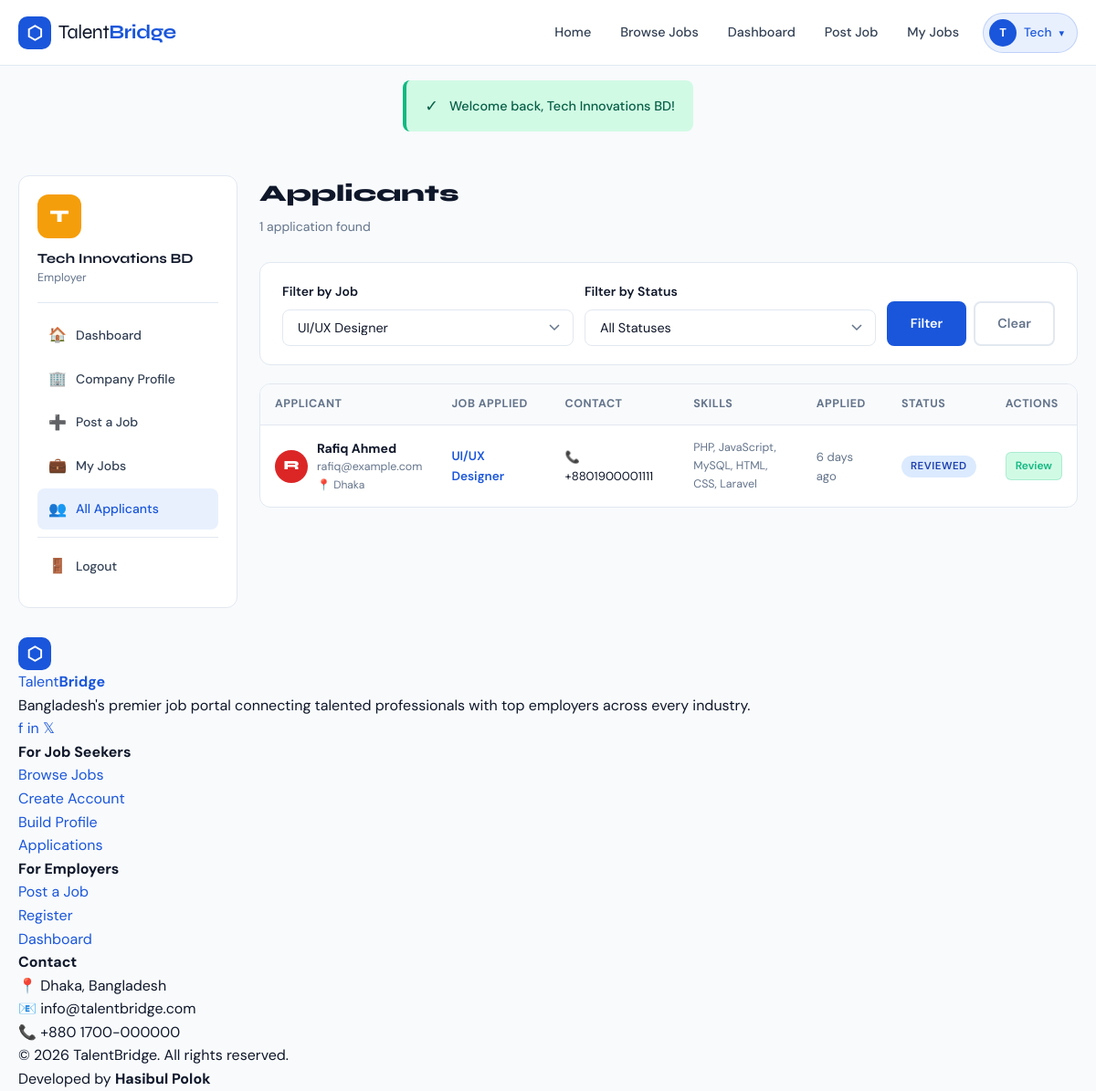
Page /employer/applicants.php?job_id=2 (signed in) on the committed database.
### tables this page shows
CREATE TABLE applications (
    id            INT AUTO_INCREMENT PRIMARY KEY,
    job_id        INT  NOT NULL,
    user_id       INT  NOT NULL,
    cover_letter  TEXT,
    cv_file       VARCHAR(255),
    status        ENUM('pending','reviewed','shortlisted','interviewed','hired','rejected') DEFAULT 'pending',
    employer_note TEXT,
    applied_at    TIMESTAMP DEFAULT CURRENT_TIMESTAMP,
    updated_at    TIMESTAMP DEFAULT CURRENT_TIMESTAMP ON UPDATE CURRENT_TIMESTAMP,
    FOREIGN KEY (job_id)  REFERENCES jobs(id)  ON DELETE CASCADE,
    FOREIGN KEY (user_id) REFERENCES users(id) ON DELETE CASCADE,
    UNIQUE KEY unique_application (job_id, user_id)
);

CREATE TABLE users (
    id         INT AUTO_INCREMENT PRIMARY KEY,
    name       VARCHAR(150) NOT NULL,
    email      VARCHAR(150) NOT NULL UNIQUE,
    password   VARCHAR(255) NOT NULL,
    role       ENUM('jobseeker','employer','admin') NOT NULL DEFAULT 'jobseeker',
    status     ENUM('active','inactive','banned')   NOT NULL DEFAULT 'active',
    created_at TIMESTAMP DEFAULT CURRENT_TIMESTAMP,
    updated_at TIMESTAMP DEFAULT CURRENT_TIMESTAMP ON UPDATE CURRENT_TIMESTAMP
);

CREATE TABLE user_profiles (
    id            INT AUTO_INCREMENT PRIMARY KEY,
    user_id       INT          NOT NULL,
    phone         VARCHAR(20),
    address       TEXT,
    city          VARCHAR(100),
    country       VARCHAR(100) DEFAULT 'Bangladesh',
    bio           TEXT,
    skills        TEXT,
    experience    TEXT,
    education     TEXT,
    cv_file       VARCHAR(255),
    profile_photo VARCHAR(255),
    linkedin      VARCHAR(255),
    website       VARCHAR(255),
    updated_at    TIMESTAMP    DEFAULT CURRENT_TIMESTAMP ON UPDATE CURRENT_TIMESTAMP,
    FOREIGN KEY (user_id) REFERENCES users(id) ON DELETE CASCADE
);

CREATE TABLE jobs (
    id               INT AUTO_INCREMENT PRIMARY KEY,
    employer_id      INT          NOT NULL,
    company_id       INT          NOT NULL,
    category_id      INT          NOT NULL,
    title            VARCHAR(200) NOT NULL,
    slug             VARCHAR(250) NOT NULL UNIQUE,
    description      LONGTEXT     NOT NULL,
    requirements     TEXT,
    responsibilities TEXT,
    type             ENUM('full-time','part-time','remote','contract','internship','freelance') DEFAULT 'full-time',
    location         VARCHAR(200),
    city             VARCHAR(100),
    salary_min       DECIMAL(10,2),
    salary_max       DECIMAL(10,2),
    salary_type      ENUM('monthly','yearly','hourly','negotiable') DEFAULT 'monthly',
    experience_level ENUM('entry','mid','senior','lead','executive') DEFAULT 'entry',
    education_level  VARCHAR(100),
    skills_required  TEXT,
    deadline         DATE,
    status           ENUM('pending','approved','rejected','closed','draft') DEFAULT 'pending',
    is_featured      TINYINT(1)   DEFAULT 0,
    views            INT          DEFAULT 0,
    created_at       TIMESTAMP    DEFAULT CURRENT_TIMESTAMP,
    updated_at       TIMESTAMP    DEFAULT CURRENT_TIMESTAMP ON UPDATE CURRENT_TIMESTAMP,
    FOREIGN KEY (employer_id)  REFERENCES users(id)      ON DELETE CASCADE,
    FOREIGN KEY (company_id)   REFERENCES companies(id)  ON DELETE CASCADE,
    FOREIGN KEY (category_id)  REFERENCES categories(id) ON DELETE CASCADE
);

### config/db.php (called while the page is built, shortened)
<?php
function getDB() {
    static $pdo = null;
    if ($pdo === null) {
        try {
            $dsn = "mysql:host=" . DB_HOST . ";dbname=" . DB_NAME . ";charset=utf8mb4";
            $options = [
                PDO::ATTR_ERRMODE            => PDO::ERRMODE_EXCEPTION,
                PDO::ATTR_DEFAULT_FETCH_MODE => PDO::FETCH_ASSOC,
                PDO::ATTR_EMULATE_PREPARES   => false,
            ];
            $pdo = new PDO($dsn, DB_USER, DB_PASS, $options);
        } catch (PDOException $e) {
            die('<div style="font-family:sans-serif;padding:20px;background:#fee;border:1px solid #f00;margin:20px;">
                <h3>Database Connection Error</h3>
                <p>Could not connect to the database. Please check your configuration in <code>config/db.php</code></p>
                <p>Error: ' . htmlspecialchars($e->getMessage()) . '</p>
            </div>');
        }
    }
    return $pdo;
}
?>

### employer/applicants.php (the view, shortened to what this page needs)
<?php
require_once '../config/db.php';
require_once '../includes/functions.php';
$pdo    = getDB();
$userId = $_SESSION['user_id'];
$jobFilter    = intval($_GET['job_id'] ?? 0);
$statusFilter = $_GET['status'] ?? '';
$page         = max(1, intval($_GET['page'] ?? 1));
$perPage      = 15;
$where  = ["j.employer_id = ?"];
$params = [$userId];
if ($jobFilter)    { $where[] = "j.id = ?";       $params[] = $jobFilter; }
$whereClause = implode(' AND ', $where);
$countStmt = $pdo->prepare("SELECT COUNT(*) FROM applications a JOIN jobs j ON a.job_id = j.id WHERE $whereClause");
$countStmt->execute($params);
$total      = $countStmt->fetchColumn();
$offset     = ($page - 1) * $perPage;
$stmt = $pdo->prepare("
    SELECT a.*, j.title AS job_title, j.id AS job_id,
           u.name AS applicant_name, u.email AS applicant_email,
           up.profile_photo,
           up.phone, up.city, up.skills, up.linkedin
    FROM applications a
    JOIN jobs j ON a.job_id = j.id
    JOIN users u ON a.user_id = u.id
    LEFT JOIN user_profiles up ON up.user_id = u.id
    WHERE $whereClause
    ORDER BY a.applied_at DESC
    LIMIT $perPage OFFSET $offset
");
$stmt->execute($params);
$applicants = $stmt->fetchAll();
$jobsStmt = $pdo->prepare("SELECT id, title FROM jobs WHERE employer_id = ? ORDER BY created_at DESC");
$jobsStmt->execute([$userId]);
$myJobs = $jobsStmt->fetchAll();
?>
<!DOCTYPE html>
<html lang="en">
<head>
    <link rel="stylesheet" href="<?= BASE_URL ?>/assets/css/style.css">
</head>
<body>
<?php require_once '../includes/header.php'; ?>
<div class="container">
    <div class="dashboard">
        <div class="sidebar">
            <div class="sidebar-header">
                <?php
                $sidebarLogoStmt = getDB()->prepare("SELECT logo FROM companies WHERE user_id = ?");
                $sidebarLogoStmt->execute([$_SESSION['user_id']]);
                $sidebarLogoFile = $sidebarLogoStmt->fetchColumn();
                $sidebarLogoUrl  = getLogoUrl($sidebarLogoFile ?: null);
                if ($sidebarLogoUrl): ?>
                    <img src="<?= e($sidebarLogoUrl) ?>" alt="Logo"
                         style="width:48px;height:48px;border-radius:12px;object-fit:cover;margin-bottom:10px;border:2px solid var(--border);">
                <?php else: ?>
                    <div style="width:48px;height:48px;background:var(--secondary);color:white;border-radius:12px;display:flex;align-items:center;justify-content:center;font-family:var(--font-display);font-weight:800;font-size:1.2rem;margin-bottom:10px;">
                        <?= strtoupper(substr($_SESSION['user']['name'], 0, 1)) ?>
                    </div>
                <?php endif; ?>
                <div class="sidebar-user-name"><?= e($_SESSION['user']['name']) ?></div>
                <div class="sidebar-user-role">Employer</div>
            </div>
            <nav class="sidebar-nav">
                <a href="<?= BASE_URL ?>/employer/dashboard.php"><span class="nav-icon">🏠</span> Dashboard</a>
                <a href="<?= BASE_URL ?>/employer/company.php"><span class="nav-icon">🏢</span> Company Profile</a>
                <a href="<?= BASE_URL ?>/employer/post-job.php"><span class="nav-icon">➕</span> Post a Job</a>
                <a href="<?= BASE_URL ?>/employer/jobs.php"><span class="nav-icon">💼</span> My Jobs</a>
                <a href="<?= BASE_URL ?>/employer/applicants.php" class="active"><span class="nav-icon">👥</span> All Applicants</a>
                <hr style="border:none;border-top:1px solid var(--border);margin:8px 0;">
                <a href="<?= BASE_URL ?>/auth/logout.php"><span class="nav-icon">🚪</span> Logout</a>
            </nav>
        </div>
        <div class="dash-content">
            <div class="dash-header">
                <h1 class="dash-title">Applicants</h1>
                <p class="dash-subtitle"><?= number_format($total) ?> application<?= $total != 1 ? 's' : '' ?> found</p>
            </div>
            <div class="filter-bar" style="margin-bottom:20px;">
                <form method="GET" style="display:grid;grid-template-columns:1fr 1fr auto;gap:12px;align-items:end;">
                    <div class="form-group" style="margin:0;">
                        <label class="form-label">Filter by Job</label>
                        <select name="job_id" class="form-control form-select">
                            <?php foreach ($myJobs as $j): ?>
                                <option value="<?= $j['id'] ?>" <?= $jobFilter == $j['id'] ? 'selected' : '' ?>><?= e($j['title']) ?></option>
                            <?php endforeach; ?>
                        </select>
                    </div>
                    <div class="form-group" style="margin:0;">
                        <label class="form-label">Filter by Status</label>
                        <select name="status" class="form-control form-select">
                            <option value="">All Statuses</option>
                        </select>
                    </div>
                    <div style="display:flex;gap:8px;">
                        <button type="submit" class="btn btn-primary">Filter</button>
                        <?php if ($jobFilter || $statusFilter): ?>
                            <a href="<?= BASE_URL ?>/employer/applicants.php" class="btn btn-ghost">Clear</a>
                        <?php endif; ?>
                    </div>
                </form>
            </div>
            <div class="table-wrap">
                <?php if ($applicants): ?>
                <table>
                    <thead>
                        <tr>
                            <th>Applicant</th>
                            <th>Job Applied</th>
                            <th>Contact</th>
                            <th>Skills</th>
                            <th>Applied</th>
                            <th>Status</th>
                            <th>Actions</th>
                        </tr>
                    </thead>
                    <tbody>
                        <?php foreach ($applicants as $app): ?>
                        <tr>
                            <td>
                                <div style="display:flex;align-items:center;gap:10px;">
                                    <?= renderAvatar($app['applicant_name'], $app['profile_photo'] ?? null, 36) ?>
                                    <div>
                                        <div style="font-weight:700;"><?= e($app['applicant_name']) ?></div>
                                        <div style="font-size:0.78rem;color:var(--mid);"><?= e($app['applicant_email']) ?></div>
                                        <?php if ($app['city']): ?>
                                            <div style="font-size:0.75rem;color:var(--mid);">📍 <?= e($app['city']) ?></div>
                                        <?php endif; ?>
                                    </div>
                                </div>
                            </td>
                            <td style="font-size:0.85rem;">
                                <a href="<?= BASE_URL ?>/job.php?id=<?= $app['job_id'] ?>" style="font-weight:600;color:var(--primary);"><?= e($app['job_title']) ?></a>
                            </td>
                            <td style="font-size:0.82rem;">
                                <?php if ($app['phone']): ?><div>📞 <?= e($app['phone']) ?></div><?php endif; ?>
                            </td>
                            <td style="font-size:0.78rem;max-width:160px;color:var(--mid);">
                                <?= $app['skills'] ? truncate($app['skills'], 80) : '—' ?>
                            </td>
                            <td style="font-size:0.82rem;color:var(--mid);"><?= timeAgo($app['applied_at']) ?></td>
                            <td><?= statusBadge($app['status']) ?></td>
                            <td>
                                <div class="table-actions">
                                    <a href="<?= BASE_URL ?>/employer/view-application.php?id=<?= $app['id'] ?>" class="action-btn view">Review</a>
                                </div>
                            </td>
                        </tr>
                        <?php endforeach; ?>
                    </tbody>
                </table>
                <?php endif; ?>
            </div>
        </div>
    </div>
</div>
<?php require_once '../includes/footer.php'; ?>
</body>
</html>

### includes/functions.php (shortened to what this page needs)
<?php
function e($string) {
    return htmlspecialchars($string ?? '', ENT_QUOTES, 'UTF-8');
}
function getFlash() {
    if (isset($_SESSION['flash'])) {
        $flash = $_SESSION['flash'];
        return $flash;
    }
    return null;
}
function displayFlash() {
    $flash = getFlash();
    if ($flash) {
        $type = $flash['type'];
        $msg = e($flash['message']);
        $icons = ['success' => '✓', 'error' => '✕', 'warning' => '⚠', 'info' => 'ℹ'];
        $icon = $icons[$type] ?? 'ℹ';
        echo "<div class='flash flash-{$type}'><span class='flash-icon'>{$icon}</span>{$msg}</div>";
    }
}
function timeAgo($datetime) {
    $time = time() - strtotime($datetime);
    if ($time < 604800) return floor($time/86400) . ' days ago';
    return formatDate($datetime);
}
function getPhotoUrl($photoFile) {
    return null;
}
function getLogoUrl($logoFile) {
    return null;
}
function renderAvatar($name, $photoFile = null, $size = 48, $extraStyle = '') {
    $photoUrl = getPhotoUrl($photoFile);
    $initials  = strtoupper(substr(trim($name ?: 'U'), 0, 1));
    $palette   = ['#1a56db','#7c3aed','#db2777','#059669','#d97706','#dc2626','#0891b2','#9333ea'];
    $bg        = $palette[abs(crc32($name)) % count($palette)];
    return '<div style="width:' . $size . 'px;height:' . $size . 'px;border-radius:50%;
                background:' . $bg . ';color:white;display:flex;align-items:center;
                justify-content:center;font-family:var(--font-display);font-weight:800;
                font-size:' . round($size * 0.38) . 'px;flex-shrink:0;' . $extraStyle . '">'
           . $initials . '</div>';
}
function statusBadge($status) {
    $colors = [
        'pending'     => 'badge-warning',
        'approved'    => 'badge-success',
        'rejected'    => 'badge-danger',
        'active'      => 'badge-success',
        'closed'      => 'badge-secondary',
        'draft'       => 'badge-secondary',
        'reviewed'    => 'badge-info',
        'shortlisted' => 'badge-primary',
        'interviewed' => 'badge-info',
        'hired'       => 'badge-success',
    ];
    $class = $colors[$status] ?? 'badge-secondary';
    return '<span class="badge ' . $class . '">' . ucfirst($status) . '</span>';
}
function truncate($text, $length = 150) {
    $text = strip_tags($text);
    if (strlen($text) <= $length) return $text;
    return substr($text, 0, $length) . '…';
}
?>

### rows in the picture
applications: user.name "R", user.name "Rafiq Ahmed", user.email "rafiq@example.com", user_profiles.city "Dhaka", job.title "UI/UX Designer", user_profiles.phone "+8801900001111", user_profiles.skills "PHP, JavaScript, MySQL, HTML, CSS, Laravel", applied_at "6 days ago", status "REVIEWED"

### other values in the picture
substr($currentUser['name'] ?? 'U', 0, 1) "T"
explode(' ', $currentUser['name'] ?? 'User')[0] "Tech"
$icon "✓"
$msg "Welcome back, Tech Innovations BD!"
substr($_SESSION['user']['name'], 0, 1) "T"
$_SESSION['user']['name'] "Tech Innovations BD"
$total "1"
form field job_id "UI/UX Designer"
